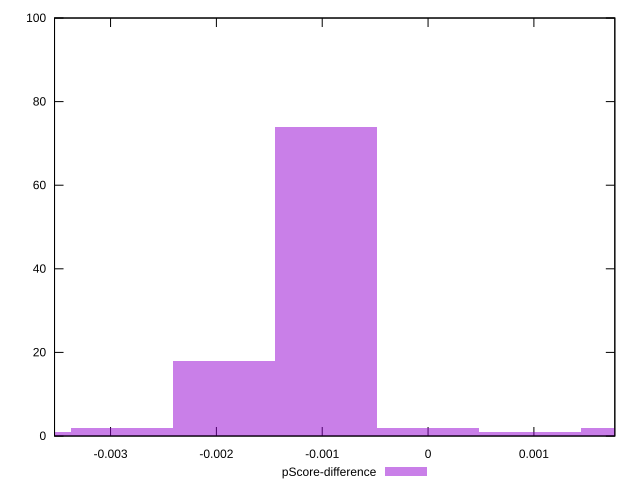

This chart was generated by the following gnuplot code:
reset

$pScoreDifference <<EOF
0 2
-0.0019287579827031722 18
0.0019287579827031722 2
-0.0009643789913515861 74
-0.0028931369740547584 2
0.0009643789913515861 1
-0.0038575159654063444 1
EOF

set key outside below
set boxwidth 0.0009643789913515861
set xrange [-0.003529411764705892:0.001764705882352946]
set yrange [0:100]
set trange [0:100]
set style fill transparent solid 0.5 noborder
set terminal svg size 640, 490 enhanced background rgb 'white'
set output "report_00017_2021-02-10T15-08-03.406Z/uses-rel-preload/samples/pages+cached+noadtech+nomedia/pScore-difference/histogram.svg"

plot $pScoreDifference title "pScore-difference" with boxes

reset
